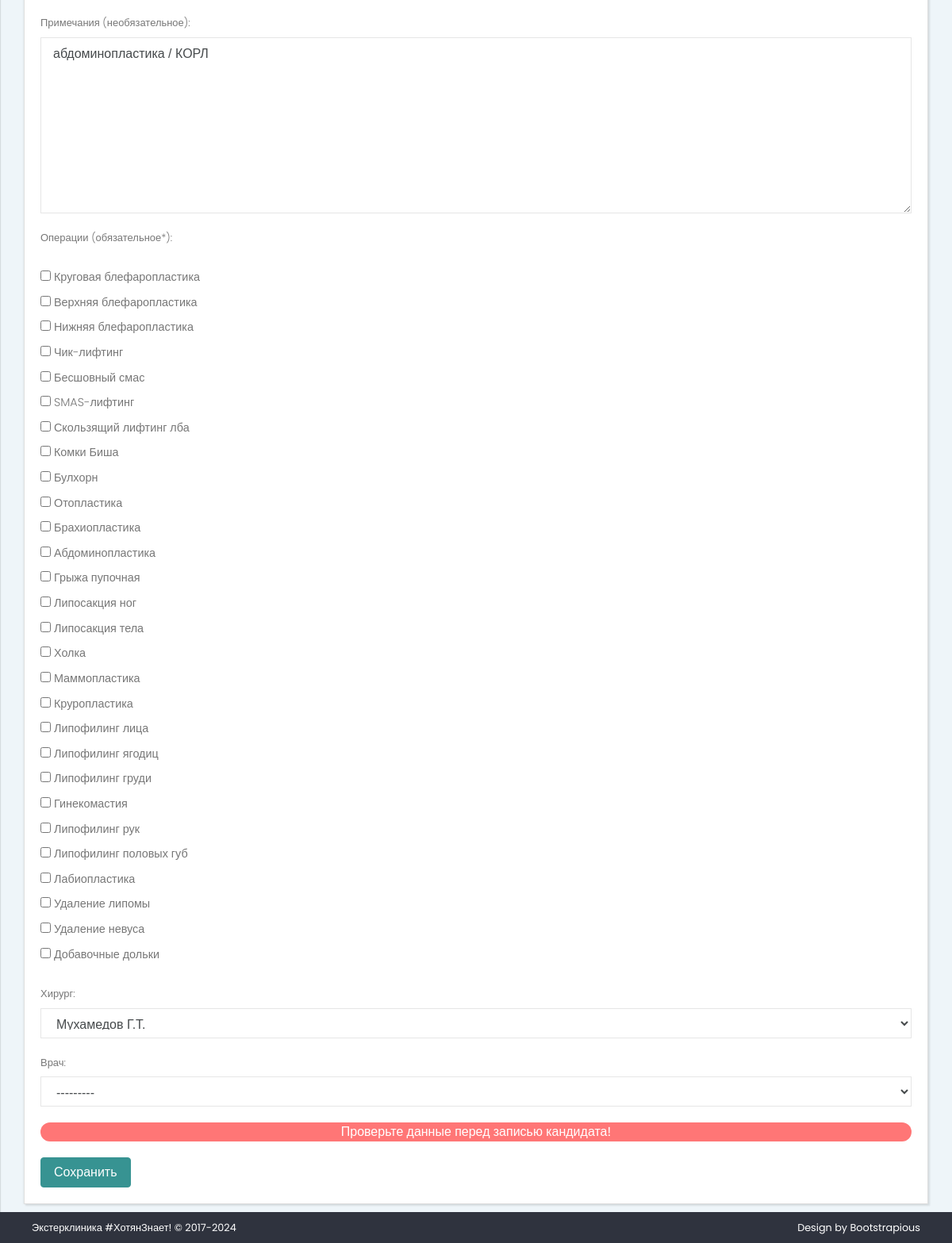
/updrecord/214 (signed in, lower part), run on an earlier commit of the app's database.
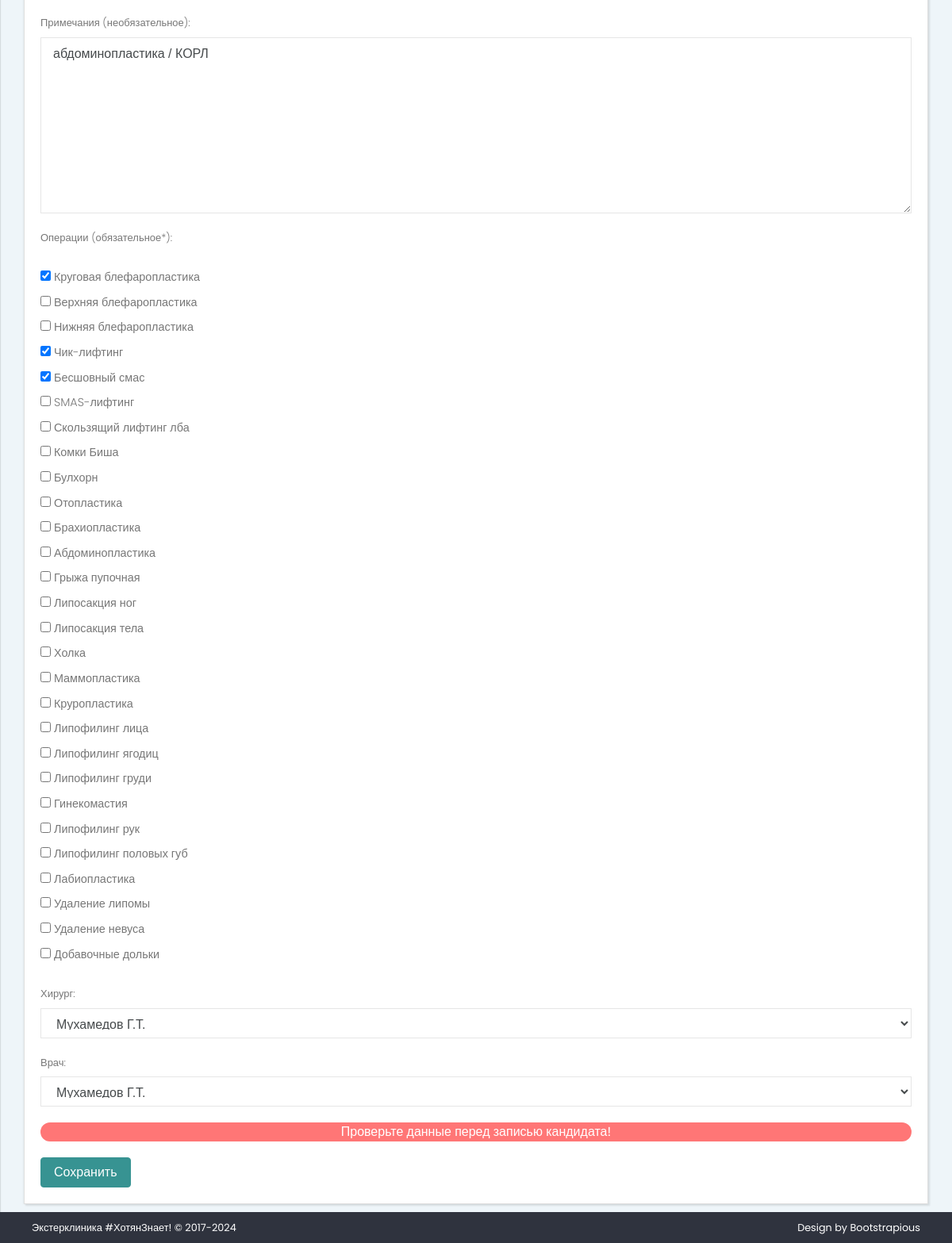
And on a later commit of the database.
### crm/models.py (models this page shows, shortened)
class Candidate(models.Model):
    class SurgeonChoices(models.TextChoices):
        KhotyanAR = 'Хотян А.Р.', _('Хотян А.Р.'),
        MukhamedovGT = 'Мухамедов Г.Т.', _('Мухамедов Г.Т.')
    phoneNumber = models.CharField(max_length=16, unique=False, verbose_name='Номер телефона (phoneNumber)')
    date_oper = models.DateField(verbose_name='Дата операции (date_oper)', default=datetime.date.today)
    Sname = models.CharField(max_length=25, verbose_name='Фамилия (Sname)')
    Name = models.CharField(max_length=25, verbose_name='Имя (Name)')
    Mname = models.CharField(max_length=25, verbose_name='Отчество (Mname)', blank=True)
    typeOpers = models.ManyToManyField(TypeOperations, verbose_name='Операции (typeOpers)',
                                       related_name='candidate_operations')
    Surgeon = models.CharField(verbose_name='Хирург', choices=SurgeonChoices.choices, max_length=15,
                               default='Хотян А.Р.')
    Doctor = models.ForeignKey(Doctor, verbose_name='Врач', on_delete=models.CASCADE, blank=True, null=True)
    notes = models.TextField(max_length=255, verbose_name='Примечания (notes)', blank=True)
    class Meta:
        verbose_name = 'Кандидат'
        verbose_name_plural = "Кандидаты"
        ordering = ('date_oper',)

### crm/views.py (the view)
# urls.py: path('updrecord/<int:pk>', views.updrecord_view, name='updrecord'),
def updrecord_view(request, pk):
    if not request.user.is_authenticated:
        return redirect(reverse(login_view))
    hzuser = request.user
    hzuser_info = hzUserInfo.objects.filter(hz_user=hzuser)
    template_name = 'crm/_record.html'
    current_candidate = Candidate.objects.get(pk=pk)
    form = CandidateForm(instance=current_candidate)
    if request.method == 'POST':
        form = CandidateForm(request.POST, instance=current_candidate)
        if form.is_valid():
            new_date = form.cleaned_data['date_oper']
            form.save()
            return redirect(reverse(timeline_view, args=(new_date,)))
    context = {'form': form,
               'title': 'Запись на операцию',
               'user': hzuser,
               'user_info': hzuser_info[0],
               'current_candidate': current_candidate,
               }
    return render(request, template_name, context)

### crm/models.py (called while the page is built)
    def __str__(self):
        return str(self.F_name) + ' ' + str(self.L_name)[:1] + '.' + str(self.S_name)[:1] + '.'

    def __str__(self):
        return str(self.name)

### crm/templates/crm/_record.html
{% extends "crm/_base.html" %}
{% load static %}
{% block Content %}
          {% include "crm/_content_record.html" %}
{% endblock %}

### crm/templates/crm/_content_record.html (shortened to what this page needs)
{% load static %}
<div class="content-inner">
    <section class="forms">
        <div class="container-fluid">
            <div class="row">
                <div class="col-lg-12">
                    <div class="card">
                        <div class="card-body">
                            <form id="CandidateForm" method="post" >
                                {{form.as_p}}
                                <div class="badge-rounded bg-red" style="text-align: center;">
                                Проверьте данные перед записью кандидата!
                            </div>
                                <input class="btn btn-primary" type="submit" value="Сохранить">
                            </form>
                        </div>
                    </div>
                </div>
            </div>
        </div>
    </section>
</div>
</div>
</div>
</body>
</html>

What changed in the data, as far as the page shows it:
changed Candidate "абдоминопластика / КОРЛ": Doctor "---------" → "Мухамедов Г.Т."
Also different on the page:
form field typeOpers: "☐ ☐ ☐ ☐ ☐ ☐ ☐ ☐ ☐ ☐ ☐ ☐ ☐ ☐ ☐ ☐ ☐ ☐ ☐ ☐ ☐ ☐ ☐ ☐ ☐ ☐ ☐ ☐" → "☑ ☐ ☐ ☑ ☑ ☐ ☐ ☐ ☐ ☐ ☐ ☐ ☐ ☐ ☐ ☐ ☐ ☐ ☐ ☐ ☐ ☐ ☐ ☐ ☐ ☐ ☐ ☐"
